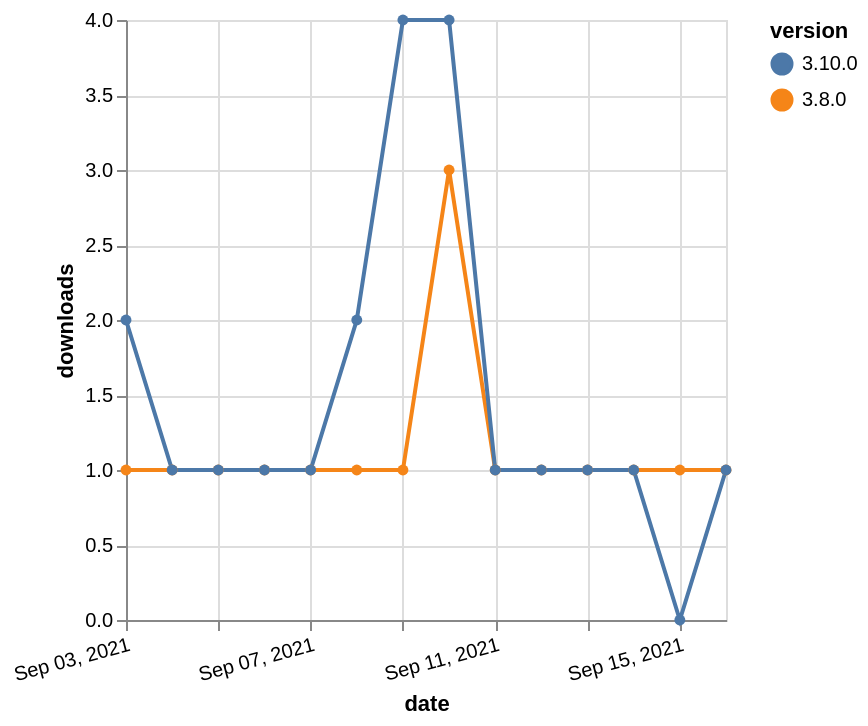

Source (Vega-Lite JSON):
### Vega-Lite specification from a JSON file in a GitHub repository (floating-point values rounded to 4 significant figures)
{"$schema": "https://vega.github.io/schema/vega-lite/v5.json", "description": "A simple bar chart with embedded data.", "data": {"values": [{"date": "2021-09-03", "total": 288, "delta": 1, "version": "3.8.0"}, {"date": "2021-09-04", "total": 289, "delta": 1, "version": "3.8.0"}, {"date": "2021-09-05", "total": 290, "delta": 1, "version": "3.8.0"}, {"date": "2021-09-06", "total": 291, "delta": 1, "version": "3.8.0"}, {"date": "2021-09-07", "total": 292, "delta": 1, "version": "3.8.0"}, {"date": "2021-09-08", "total": 293, "delta": 1, "version": "3.8.0"}, {"date": "2021-09-09", "total": 294, "delta": 1, "version": "3.8.0"}, {"date": "2021-09-10", "total": 297, "delta": 3, "version": "3.8.0"}, {"date": "2021-09-11", "total": 298, "delta": 1, "version": "3.8.0"}, {"date": "2021-09-12", "total": 299, "delta": 1, "version": "3.8.0"}, {"date": "2021-09-13", "total": 300, "delta": 1, "version": "3.8.0"}, {"date": "2021-09-14", "total": 301, "delta": 1, "version": "3.8.0"}, {"date": "2021-09-15", "total": 302, "delta": 1, "version": "3.8.0"}, {"date": "2021-09-16", "total": 303, "delta": 1, "version": "3.8.0"}, {"date": "2021-09-03", "total": 370, "delta": 2, "version": "3.10.0"}, {"date": "2021-09-04", "total": 371, "delta": 1, "version": "3.10.0"}, {"date": "2021-09-05", "total": 372, "delta": 1, "version": "3.10.0"}, {"date": "2021-09-06", "total": 373, "delta": 1, "version": "3.10.0"}, {"date": "2021-09-07", "total": 374, "delta": 1, "version": "3.10.0"}, {"date": "2021-09-08", "total": 376, "delta": 2, "version": "3.10.0"}, {"date": "2021-09-09", "total": 380, "delta": 4, "version": "3.10.0"}, {"date": "2021-09-10", "total": 384, "delta": 4, "version": "3.10.0"}, {"date": "2021-09-11", "total": 385, "delta": 1, "version": "3.10.0"}, {"date": "2021-09-12", "total": 386, "delta": 1, "version": "3.10.0"}, {"date": "2021-09-13", "total": 387, "delta": 1, "version": "3.10.0"}, {"date": "2021-09-14", "total": 388, "delta": 1, "version": "3.10.0"}, {"date": "2021-09-15", "total": 388, "delta": 0, "version": "3.10.0"}, {"date": "2021-09-16", "total": 389, "delta": 1, "version": "3.10.0"}]}, "width": "container", "mark": {"type": "line", "point": {"filled": true}}, "encoding": {"x": {"field": "date", "type": "temporal", "timeUnit": "yearmonthdate", "title": "date", "axis": {"labelAngle": -15}}, "y": {"field": "delta", "type": "quantitative", "title": "downloads"}, "color": {"field": "version", "type": "nominal"}, "tooltip": {"field": "delta"}}}
